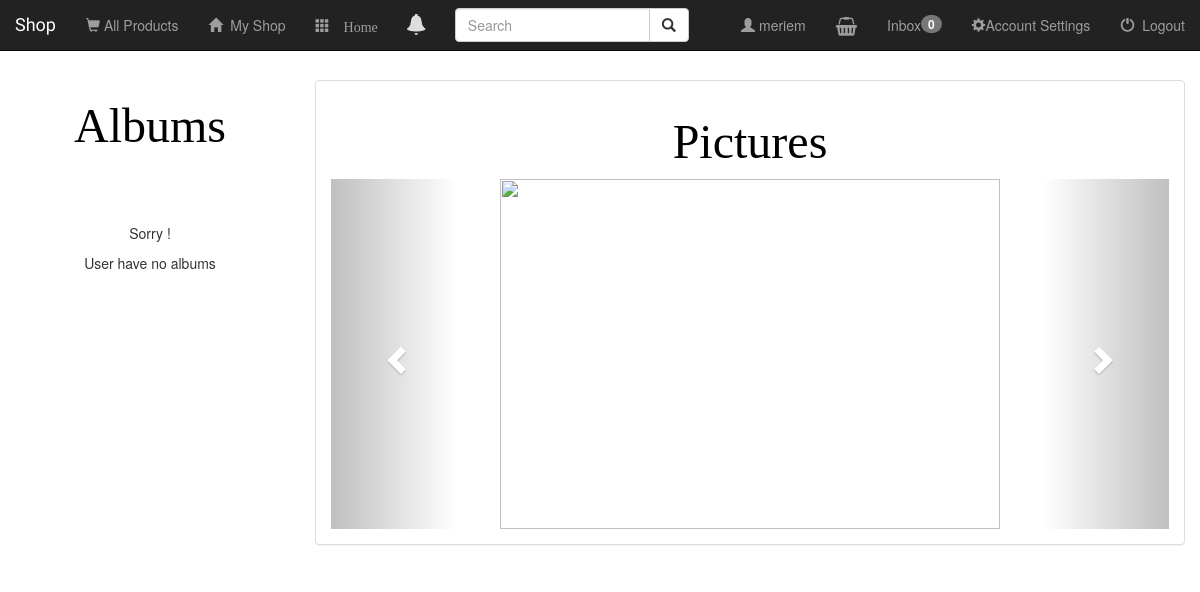
Before: /album/user/1/ (signed in) with the older database file.
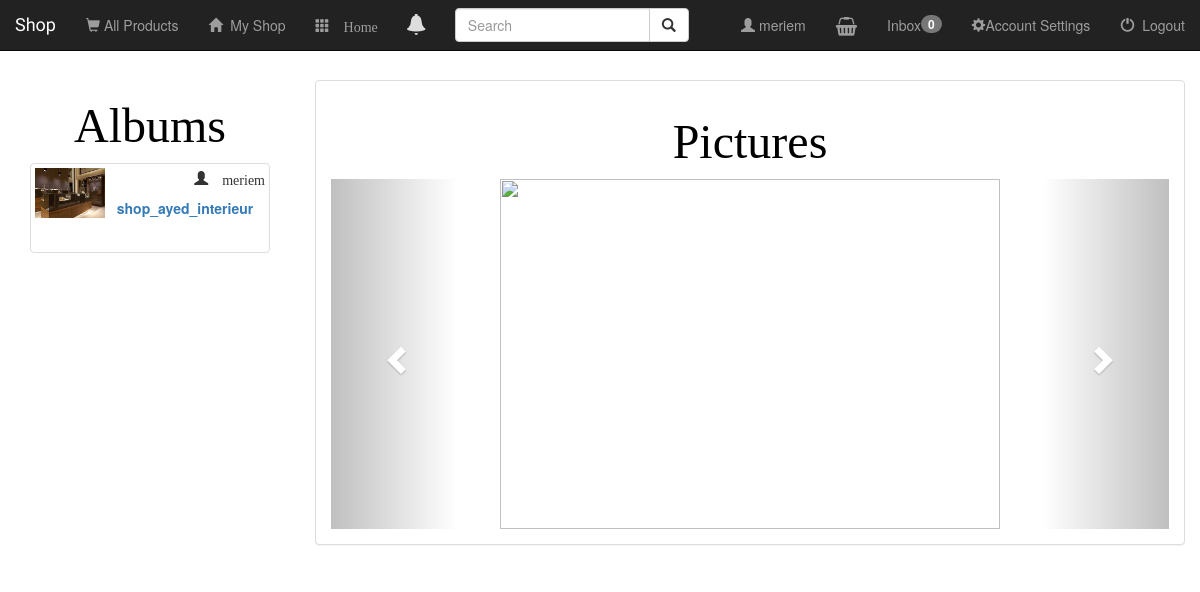
After: the same page with the newer database file.
### album/models.py (models this page shows, shortened)
class Album(models.Model):
    user = models.ForeignKey(User, default=1)
    album_name = models.CharField(max_length=250)
    album_logo = models.FileField(null=True)
    album_description = models.TextField(max_length=250, default=None)

### album/views.py (the view)
# urls.py: url(r'^user/(?P<user_id>[0-9]+)/$', views.detail_album, name='detail_album'),
def detail_album(request, user_id):
    if not request.user.is_authenticated():
        return render(request, 'boutique/login.html')
    else:
        profile = Profile.objects.get(pk = user_id)
        user = profile.user
        album =  Album.objects.filter(user=user)
        albums = Album.objects.filter(user=user)
        return render(request, 'album/detail_album.html', {'album': album, 'user': user, 'page_user': user, 'albums': album})

### project/authentication/models.py (called while the page is built)
    def get_screen_name(self):
        try:
            if self.user.get_full_name():
                return self.user.get_full_name()
            else:
                return self.user.username
        except:
            return self.user.username

### album/templates/album/detail_album.html (shortened to what this page needs)
{% extends 'boutique/base.html' %}
{% block body %}
<br><br><br><br>
<div class="container-fluid products-container">
    <div class="row">
        <div class="col-sm-4 col-md-3">
            <center><h3><font face="Brush Script Std, Brush Script MT, cursive" size="200px" color="black">Albums</font></h3></center>
                {% if albums %}
                 {% for album in albums %}
                 <div class="col-sm-4 col-lg-12">
                    <div class="thumbnail">
                    <a href="{% url 'detail_album_selected' album.id %}">
                        {% if album.album_logo %}
                            <img src="{{ album.album_logo.url }}" class="img-responsive" style="width: 70px; height: 50px; float:left">
                        {% else %}
                            <h3>No image to display</h3>
                        {% endif %}
                    </a>
                    <p style="float:right"><span class="glyphicon glyphicon-user"> {{ album.user.username }}</span></p><br>
                    <center><a href="{% url 'detail_album_selected' album.id %}"><p><B>{{ album.album_name }}</B></p></a></center><br>
                    </div></div>
                 {% endfor %}
                 {% else %}
                 <br><br><br>
                 <center>
                 <p>Sorry ! </p>
                 <p>User have no albums</p>
                 </center>
                 {% endif %}
                </div>
        <div class="col-sm-8 col-md-9">
            <div class="panel panel-default">
                <div class="panel-body">
                    <center><h3><font face="Brush Script Std, Brush Script MT, cursive" size="200px" color="black">Pictures</font></h3></center>
                    <div id="myCarousel" class="carousel slide" data-ride="carousel">
                        <div class="carousel-inner">
                            <div class="item active">
                              <center>
                              <img src="{{ album.album_logo.url }}" alt="" class="img-responsive" style="width: 500px; height: 350px">
                              </center>
                              <div class="carousel-caption">
                            </div>
                            </div>
                        </div>
                    <a class="left carousel-control" href="#myCarousel" data-slide="prev">
                        <span class="glyphicon glyphicon-chevron-left"></span>
                      </a>
                      <a class="right carousel-control" href="#myCarousel" data-slide="next">
                        <span class="glyphicon glyphicon-chevron-right"></span>
                      </a>
                    </div>
                </div>
            </div>
        </div>
    </div>
</div>
{% endblock %}

Changed rows visible on the page:
added Album: album_logo (picture), user.username "meriem", album_name "shop_ayed_interieur"
Other visible differences:
text no longer shown: "Sorry ! User have no albums"
